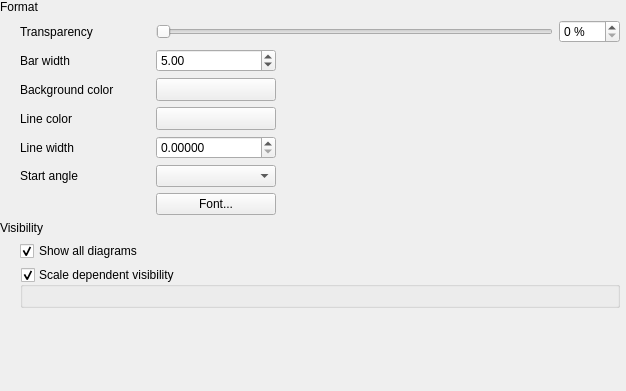
                <widget class="QWidget" name="scrollAreaWidgetContents_5">
                 <property name="geometry">
                  <rect>
                   <x>0</x>
                   <y>0</y>
                   <width>626</width>
                   <height>391</height>
                  </rect>
                 </property>
                 <layout class="QVBoxLayout" name="verticalLayout">
                  <property name="leftMargin">
                   <number>0</number>
                  </property>
                  <property name="topMargin">
                   <number>0</number>
                  </property>
                  <property name="rightMargin">
                   <number>6</number>
                  </property>
                  <property name="bottomMargin">
                   <number>0</number>
                  </property>
                  <item>
                   <layout class="QGridLayout" name="gridLayout_7" rowstretch="0,0">
                    <item row="0" column="0">
                     <widget class="QLabel" name="label_2">
                      <property name="text">
                       <string>Format</string>
                      </property>
                     </widget>
                    </item>
                    <item row="1" column="0">
                     <widget class="QFrame" name="frame">
                      <property name="frameShape">
                       <enum>QFrame::NoFrame</enum>
                      </property>
                      <property name="frameShadow">
                       <enum>QFrame::Raised</enum>
                      </property>
                      <layout class="QGridLayout" name="gridLayout_8">
                       <property name="leftMargin">
                        <number>20</number>
                       </property>
                       <property name="topMargin">
                        <number>0</number>
                       </property>
                       <property name="rightMargin">
                        <number>0</number>
                       </property>
                       <property name="bottomMargin">
                        <number>0</number>
                       </property>
                       <item row="0" column="0">
                        <widget class="QLabel" name="mTransparencyLabel">
                         <property name="minimumSize">
                          <size>
                           <width>130</width>
                           <height>0</height>
                          </size>
                         </property>
                         <property name="text">
                          <string>Transparency</string>
                         </property>
                        </widget>
                       </item>
                       <item row="0" column="1" colspan="2">
                        <layout class="QHBoxLayout" name="horizontalLayout_5">
                         <item>
                          <widget class="QSlider" name="mTransparencySlider">
                           <property name="enabled">
                            <bool>true</bool>
                           </property>
                           <property name="minimumSize">
                            <size>
                             <width>0</width>
                             <height>0</height>
                            </size>
                           </property>
                           <property name="maximumSize">
                            <size>
                             <width>16777215</width>
                             <height>16777215</height>
                            </size>
                           </property>
                           <property name="maximum">
                            <number>100</number>
                           </property>
                           <property name="orientation">
                            <enum>Qt::Horizontal</enum>
                           </property>
                          </widget>
                         </item>
                         <item>
                          <widget class="QgsSpinBox" name="mTransparencySpinBox">
                           <property name="enabled">
                            <bool>true</bool>
                           </property>
                           <property name="sizePolicy">
                            <sizepolicy hsizetype="Maximum" vsizetype="Fixed">
                             <horstretch>0</horstretch>
                             <verstretch>0</verstretch>
                            </sizepolicy>
                           </property>
                           <property name="suffix">
                            <string> %</string>
                           </property>
                           <property name="maximum">
                            <number>100</number>
                           </property>
                          </widget>
                         </item>
                        </layout>
                       </item>
                       <item row="1" column="0">
                        <widget class="QLabel" name="mBarWidthLabel">
                         <property name="text">
                          <string>Bar width</string>
                         </property>
                        </widget>
                       </item>
                       <item row="1" column="1">
                        <widget class="QgsDoubleSpinBox" name="mBarWidthSpinBox">
                         <property name="minimum">
                          <double>0.010000000000000</double>
                         </property>
                         <property name="value">
                          <double>5.000000000000000</double>
                         </property>
                        </widget>
                       </item>
                       <item row="2" column="1">
                        <widget class="QgsColorButtonV2" name="mBackgroundColorButton">
                         <property name="minimumSize">
                          <size>
                           <width>120</width>
                           <height>0</height>
                          </size>
                         </property>
                         <property name="maximumSize">
                          <size>
                           <width>120</width>
                           <height>16777215</height>
                          </size>
                         </property>
                         <property name="text">
                          <string/>
                         </property>
                        </widget>
                       </item>
                       <item row="4" column="1">
                        <widget class="QgsDoubleSpinBox" name="mPenWidthSpinBox">
                         <property name="decimals">
                          <number>5</number>
                         </property>
                         <property name="maximum">
                          <double>99999.990000000005239</double>
                         </property>
                         <property name="singleStep">
                          <double>0.200000000000000</double>
                         </property>
                        </widget>
                       </item>
                       <item row="4" column="0">
                        <widget class="QLabel" name="mPenWidthLabel">
                         <property name="text">
                          <string>Line width</string>
                         </property>
                        </widget>
                       </item>
                       <item row="2" column="0">
                        <widget class="QLabel" name="mBackgroundColorLabel">
                         <property name="text">
                          <string>Background color</string>
                         </property>
                        </widget>
                       </item>
                       <item row="3" column="0">
                        <widget class="QLabel" name="mPenColorLabel">
                         <property name="text">
                          <string>Line color</string>
                         </property>
                        </widget>
                       </item>
                       <item row="5" column="0">
                        <widget class="QLabel" name="mAngleOffsetLabel">
                         <property name="text">
                          <string>Start angle</string>
                         </property>
                        </widget>
                       </item>
                       <item row="5" column="1">
                        <widget class="QComboBox" name="mAngleOffsetComboBox"/>
                       </item>
                       <item row="3" column="1">
                        <widget class="QgsColorButtonV2" name="mDiagramPenColorButton">
                         <property name="minimumSize">
                          <size>
                           <width>120</width>
                           <height>0</height>
                          </size>
                         </property>
                         <property name="maximumSize">
                          <size>
                           <width>120</width>
                           <height>16777215</height>
                          </size>
                         </property>
                         <property name="text">
                          <string/>
                         </property>
                        </widget>
                       </item>
                       <item row="4" column="2">
                        <spacer name="horizontalSpacer_2">
                         <property name="orientation">
                          <enum>Qt::Horizontal</enum>
                         </property>
                         <property name="sizeHint" stdset="0">
                          <size>
                           <width>40</width>
                           <height>20</height>
                          </size>
                         </property>
                        </spacer>
                       </item>
                       <item row="6" column="1">
                        <widget class="QPushButton" name="mDiagramFontButton">
                         <property name="text">
                          <string>Font...</string>
                         </property>
                        </widget>
                       </item>
                      </layout>
                     </widget>
                    </item>
                   </layout>
                  </item>
                  <item>
                   <layout class="QGridLayout" name="gridLayout_9" rowstretch="0,1">
                    <property name="topMargin">
                     <number>0</number>
                    </property>
                    <item row="0" column="0">
                     <widget class="QLabel" name="label_3">
                      <property name="text">
                       <string>Visibility</string>
                      </property>
                     </widget>
                    </item>
                    <item row="1" column="0">
                     <widget class="QFrame" name="frame_2">
                      <property name="frameShape">
                       <enum>QFrame::NoFrame</enum>
                      </property>
                      <property name="frameShadow">
                       <enum>QFrame::Raised</enum>
                      </property>
                      <layout class="QGridLayout" name="gridLayout_10">
                       <property name="leftMargin">
                        <number>20</number>
                       </property>
                       <property name="topMargin">
                        <number>0</number>
                       </property>
                       <property name="rightMargin">
                        <number>0</number>
                       </property>
                       <property name="bottomMargin">
                        <number>0</number>
                       </property>
                       <item row="0" column="0">
                        <widget class="QCheckBox" name="mShowAllCheckBox">
                         <property name="text">
                          <string>Show all diagrams</string>
                         </property>
                         <property name="checked">
                          <bool>true</bool>
                         </property>
                        </widget>
                       </item>
                       <item row="1" column="0">
                        <widget class="QgsCollapsibleGroupBox" name="mScaleVisibilityGroupBox">
                         <property name="title">
                          <string>Scale dependent visibility</string>
                         </property>
                         <property name="checkable">
                          <bool>true</bool>
                         </property>
                         <layout class="QGridLayout" name="gridLayout_15">
                          <property name="leftMargin">
                           <number>9</number>
                          </property>
                          <property name="topMargin">
                           <number>9</number>
                          </property>
                          <item row="0" column="0">
                           <widget class="QgsScaleRangeWidget" name="mScaleRangeWidget" native="true"/>
                          </item>
                         </layout>
                        </widget>
                       </item>
                      </layout>
                     </widget>
                    </item>
                   </layout>
                  </item>
                  <item>
                   <spacer name="verticalSpacer_2">
                    <property name="orientation">
                     <enum>Qt::Vertical</enum>
                    </property>
                    <property name="sizeHint" stdset="0">
                     <size>
                      <width>20</width>
                      <height>40</height>
                     </size>
                    </property>
                   </spacer>
                  </item>
                 </layout>
                </widget>
